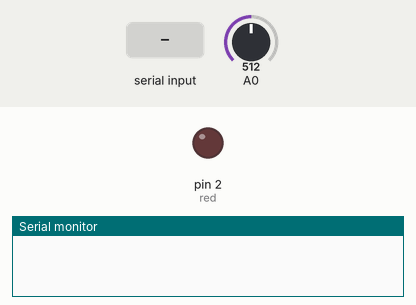
This sketch was run on a simulated Arduino Uno, built with avr-gcc and run on an emulated ATmega328P. Shown: output pins drawn as LEDs (lit = HIGH), the last lines printed to the serial monitor. The test bench sets the inputs (shaded band); at power-on: A0 = 512.

Above: at 1.2 s.
1.3 s: "start\n" received over Serial
At 2.4 s:
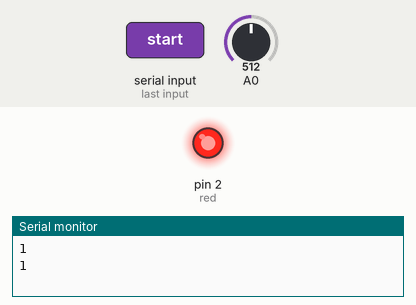
2.8 s: "EOL\n" received over Serial
At 3.9 s:
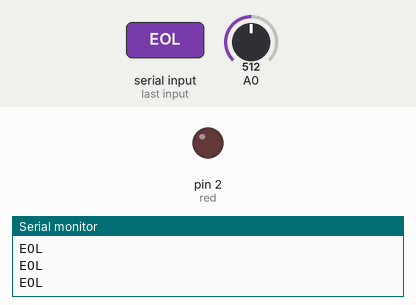
Timing chart, 0 to 5.8 s (numbered marks = the images above; inputs shaded):
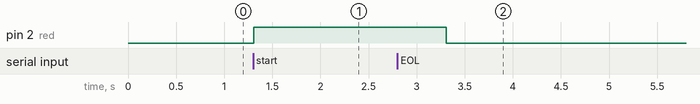

The sketch:

reciever.ino
```cpp
#define red 2//0
//#define green 3//1
#define r_read A0
void setup() {
Serial.begin(9600);
pinMode(red,1);
pinMode(A0,0);
//pinMode(green,1);
}
String reading = "";
int a = 0;
unsigned char r = 0;
void loop() {
  if(Serial.available()){
   reading = Serial.readStringUntil('\n');
  }
  if(reading == "start"){
      digitalWrite(red,1);
    a = analogRead(A0);
    if(a >= 200){
      Serial.println("1");
    }else{
      Serial.println("0");
    }
    delay(1000);
    }else if(reading == "EOL"){
      digitalWrite(red,0);
      Serial.println("EOL");
    }
}
```

Measured:
- after the input at 1.3 s, pin 2 (red): LOW → HIGH at once
- after the input at 2.8 s, pin 2 (red): HIGH → LOW after 0.51 s
